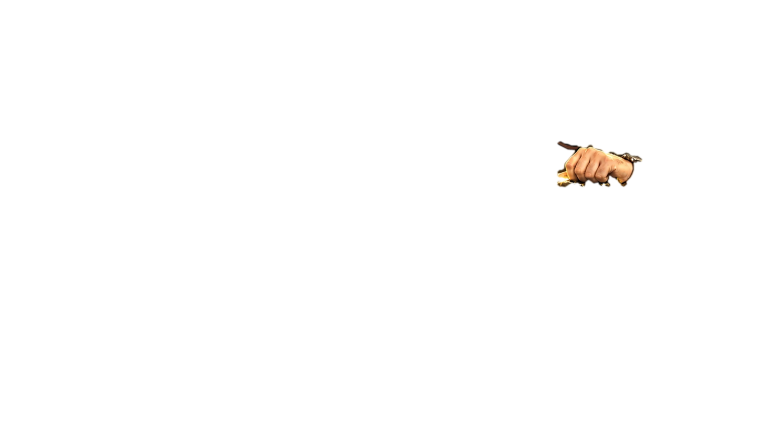
#> input picture project-documents/factory/inbox-test/from-zip.webp, 1536 x 864 px (shown at 1/2 size)
$ python brass_rim.py ../../../inbox-test/from-zip.webp out.png
#> lines starting #> are read from the running program, lines starting #| are printed output that depends on the picture
# Brushed-brass league wheel rim, drawn in code. Same canvas, centre and band as WHEEL_RIM_V1 (alpha reused).
# Satin brass matching the box-room counter rail; light from above (the box room floodlights); no mirror hotspots.
import sys, numpy as np
from PIL import Image, ImageFilter
v1 = Image.open(sys.argv[1]).convert('RGBA'); N = v1.size[0]
#> further down, v1 is the input picture: PIL image 1536x864 RGBA; mean R, G, B, A 3.6, 1.4, 1, 1.8
#> after `N = v1.size[0]`: N = 1536
A = np.asarray(v1)[...,3].astype(np.float32)/255.
# band: V1's median ring (inner 609, outer 774 of 1600, measured along 720 rays), drawn as a true circle on the
# canvas centre, because the wheel box is a circle and V1's painted perspective put its hole off-centre.
cx = cy = N/2; ro, ri = 776.0, 610.0
#> after `cx = cy = N / 2`: cx = 768; cy = 768
yy, xx = np.mgrid[0:N,0:N].astype(np.float32)+0.5
dx, dy = xx-cx, yy-cy; r = np.hypot(dx,dy)+1e-3; th = np.arctan2(dy,dx)
#> after `th = np.arctan2(dy, dx)`:
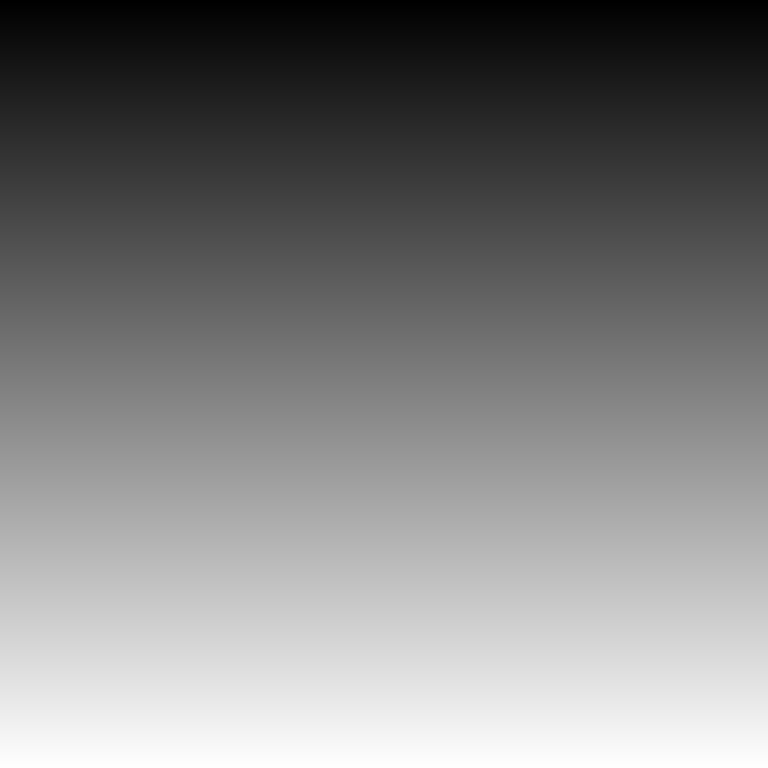
#> dy: shape (1536, 1536) float32 (shown at 1/2 size); min -767.5, max 767.5, mean 0; drawn with min black and max white
A = np.clip(ro-r+0.5,0,1)*np.clip(r-ri+0.5,0,1)
t = np.clip((r-ri)/(ro-ri),0,1)          # 0 inner edge .. 1 outer edge
rng = np.random.default_rng(17)
# profile height: flat crowned face, small bevels at both edges, a fine step 22% in
h = 0.25*np.sin(np.pi*t) + 0.05*np.clip((t-.22)/.02,0,1)
h -= 0.10*np.clip(1-t/.05,0,1)**2 + 0.10*np.clip((t-.96)/.04,0,1)**2
dh = np.gradient(h, axis=0)*0+0
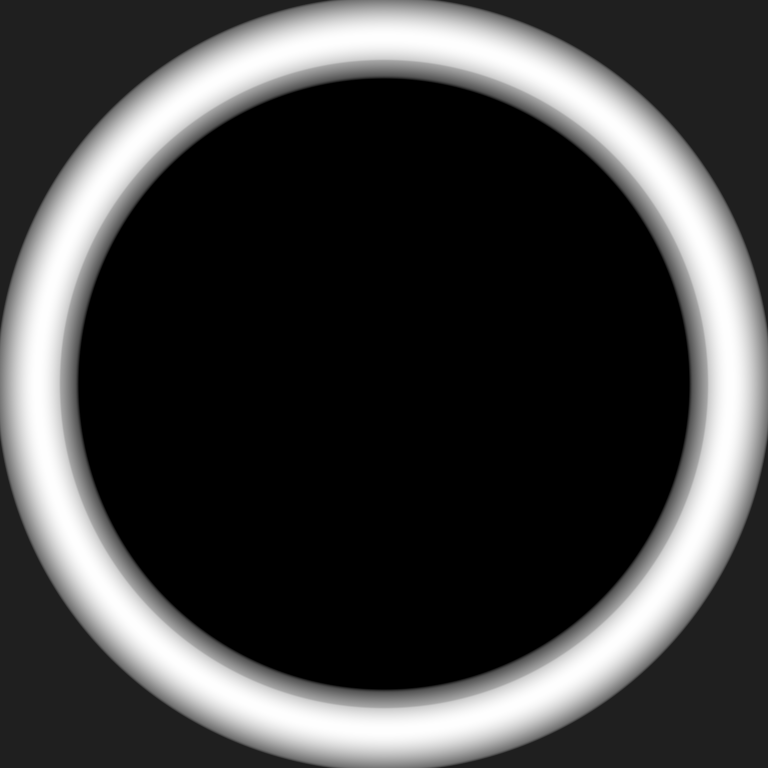
#> h: shape (1536, 1536) float32 (shown at 1/2 size); min -0.1, max 0.3, mean 0.000359; drawn with min black and max white
# radial slope -> normal (in image plane, radial direction)
eps = 1.0/(ro-ri)
def H(tt):
    return 0.25*np.sin(np.pi*tt) + 0.05*np.clip((tt-.22)/.02,0,1) - 0.10*np.clip(1-tt/.05,0,1)**2 - 0.10*np.clip((tt-.96)/.04,0,1)**2
slope = (H(np.clip(t+eps,0,1))-H(np.clip(t-eps,0,1)))/(2*eps)/(ro-ri)*60
nx, ny, nz = -slope*dx/r, -slope*dy/r, np.ones_like(r)
nn = np.sqrt(nx**2+ny**2+nz**2); nx/=nn; ny/=nn; nz/=nn
L = np.array([0.0,-0.55,0.84]); L/=np.linalg.norm(L)
diff = np.clip(nx*L[0]+ny*L[1]+nz*L[2],0,1)
# brushed: concentric fine streaks (noise in r), slowly varying along the ring
rad = np.arange(int(ro)+4)
s1 = rng.normal(0,1,len(rad)); s1 = np.convolve(s1, np.ones(2)/2, 'same')
s2 = rng.normal(0,1,len(rad)); s2 = np.convolve(s2, np.ones(6)/6, 'same')
ri_ = np.clip(r.astype(int),0,len(rad)-1)
brush = 0.045*s1[ri_] + 0.035*s2[ri_]*(0.6+0.4*np.sin(th*3+1.3))
# satin sheen: broad, perpendicular to brushing -> a soft vertical band at top and bottom
sheen = 0.18*np.exp(-((th+np.pi/2)/0.55)**2) + 0.06*np.exp(-((th-np.pi/2)/0.5)**2)
lum = 0.40 + 0.52*diff**1.6 + sheen*np.clip(diff,0,1) + brush
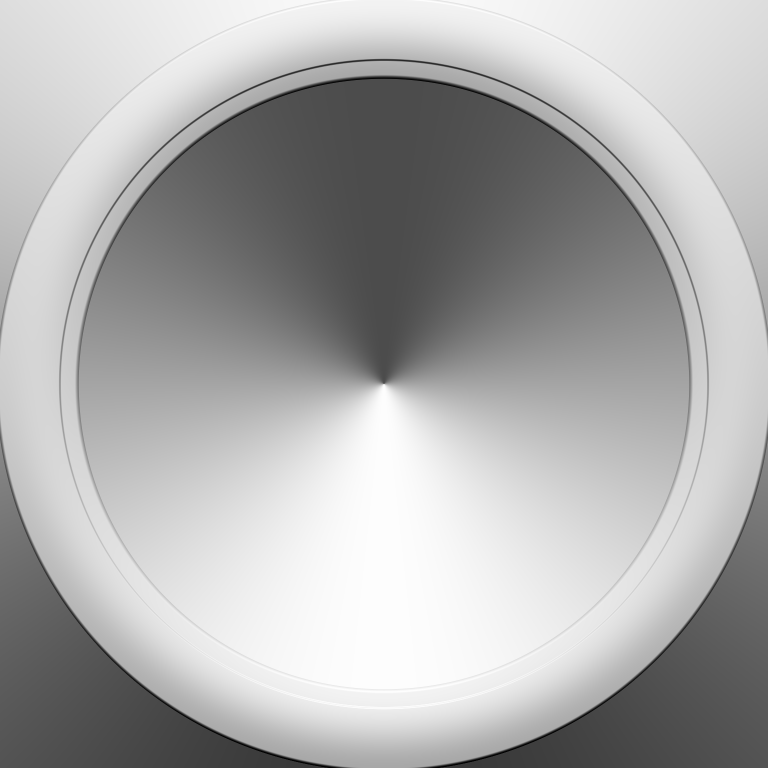
#> diff: shape (1536, 1536) float32 (shown at 1/2 size); min 0, max 1, mean 0.683
lum *= 0.80 + 0.28*np.clip(-np.sin(th),0,1)**1.5 - 0.10*np.clip(np.sin(th),0,1)   # lit from above, falls off below
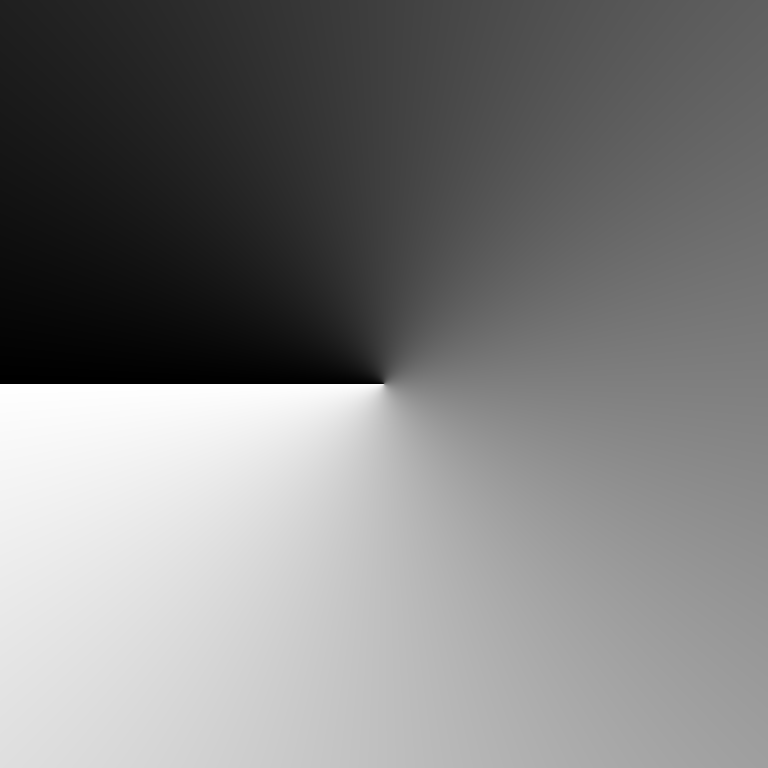
#> th: shape (1536, 1536) float32 (shown at 1/2 size); min -3.14, max 3.14, mean 1.72e-07; drawn with min black and max white
# brass colour ramp from the box-room rail: shadow / base / light
c0 = np.array([46,32,19.]); c1 = np.array([132,97,58.]); c2 = np.array([206,160,98.])
lumc = np.clip(lum,0,1.25)[...,None]
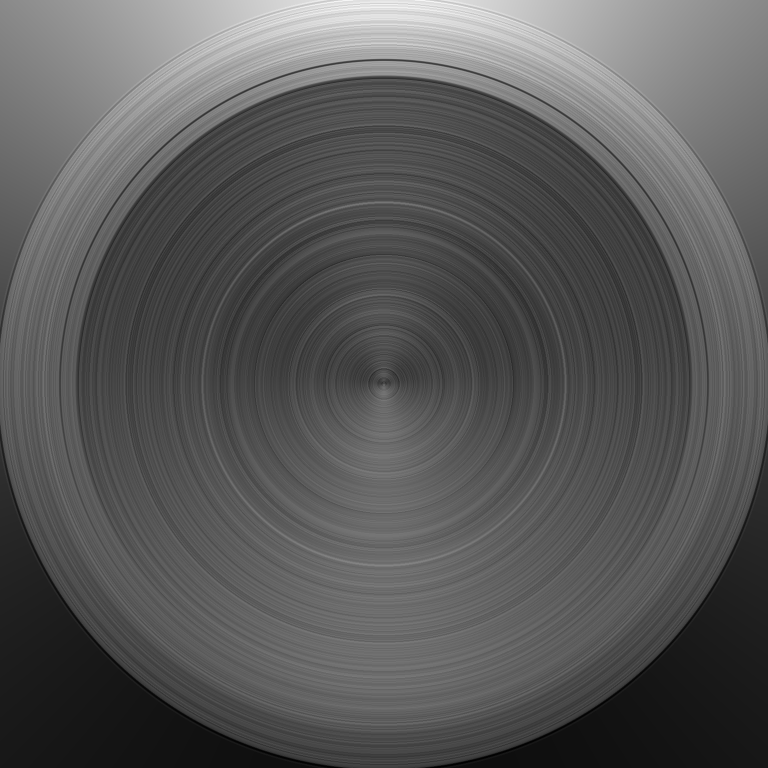
#> lum: shape (1536, 1536) float64 (shown at 1/2 size); min 0.253, max 1.25, mean 0.603; drawn with min black and max white
col = np.where(lumc<0.75, c0+(c1-c0)*(lumc/0.75), c1+(c2-c1)*np.clip((lumc-0.75)/0.5,0,1))
# fine dark groove lines at the step and both edges
for g,w,k in [(.22,.006,.35),(.035,.008,.3),(.965,.008,.3)]:
    col *= (1-k*np.exp(-((t-g)/w)**2))[...,None]
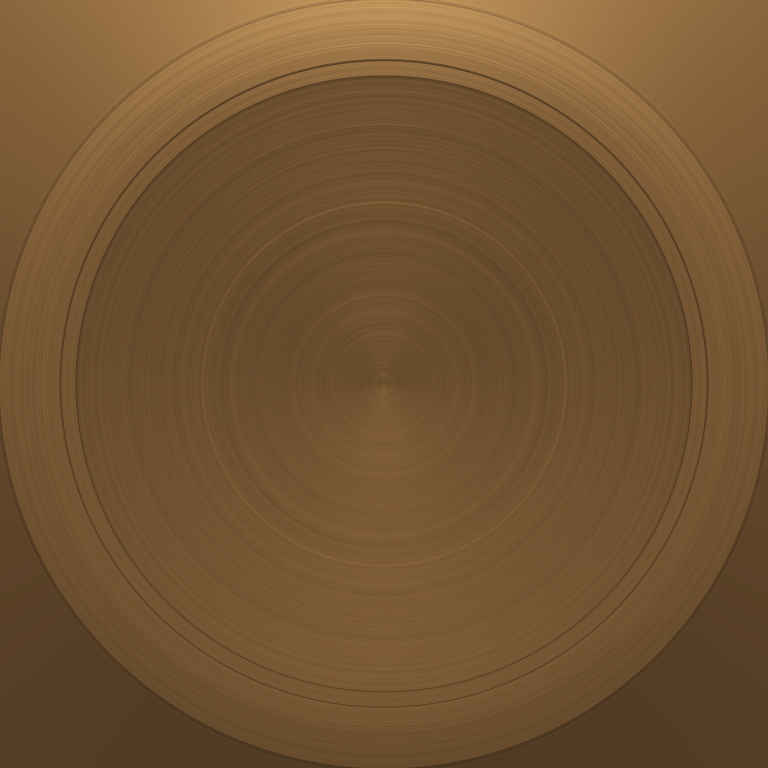
#> col: shape (1536, 1536, 3) float64 (shown at 1/2 size); mean of channels 0, 1, 2 115.4, 84.7, 50.7; drawn as R, G, B
# 12 flat screw heads, matte, slot along the ring
rs = ri + (ro-ri)*0.61; sr = (ro-ri)*0.055
for k in range(12):
    a = -np.pi/2 + k*np.pi/6
    sx, sy = cx+rs*np.cos(a), cy+rs*np.sin(a)
    d = np.hypot(xx-sx, yy-sy)
    m = np.clip(sr-d,0,1)
    if m.max()==0: continue
    face = np.clip(1-(d/sr)**2,0,1)
    shade = 0.82 + 0.16*np.clip(-(yy-sy)/sr,-1,1)
    head = c1[None,None,:]*shade[...,None]*(0.9+0.1*face[...,None])
    ring = np.exp(-((d-sr)/1.6)**2)
    slot = (np.abs((xx-sx)*np.cos(a)+(yy-sy)*np.sin(a)) < 2.2) & (d < sr*0.78)
    col = col*(1-m[...,None]) + head*m[...,None]
    col *= (1-0.45*ring)[...,None]
    col[slot] *= 0.45
col = np.clip(col,0,255)
out = np.dstack([col, A*255]).astype(np.uint8)
im = Image.fromarray(out,'RGBA')
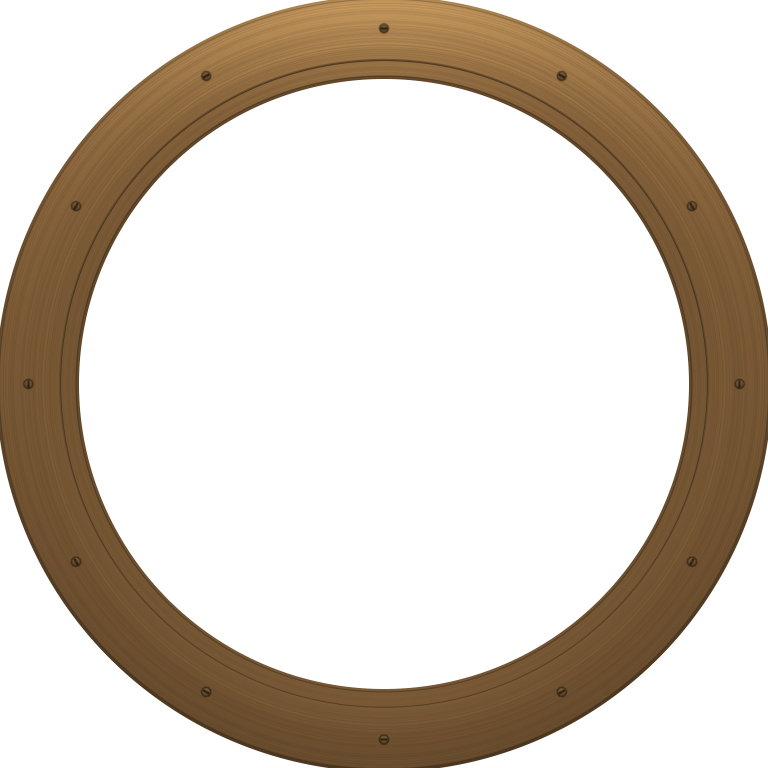
#> im: PIL image 1536x1536 RGBA (shown at 1/2 size); mean R, G, B, A 114.8, 84.2, 50.2, 77.6; transparent parts drawn white
im.save(sys.argv[2], 'WEBP', quality=88, method=6)
print('centre',cx,cy,'ri',ri,'ro',ro)
#| centre 768.0 768.0 ri 610.0 ro 776.0
